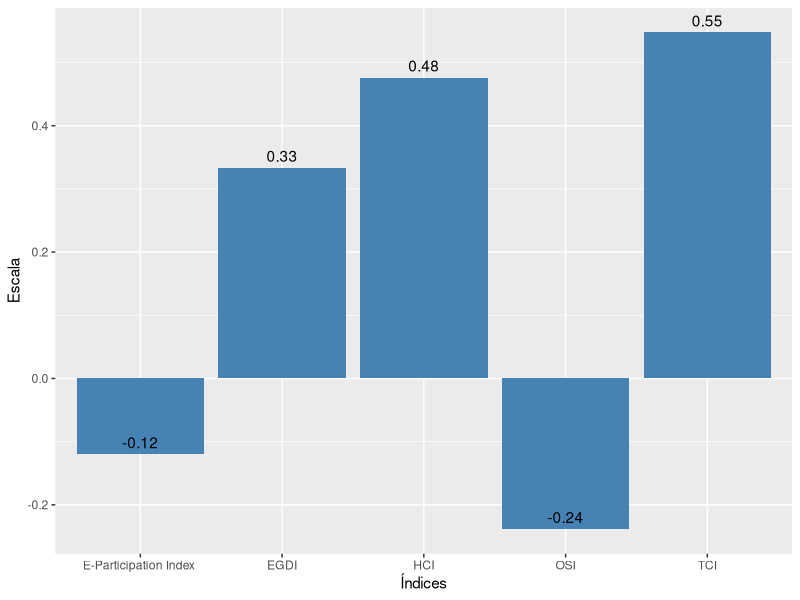

Here is the R script that generated this plot:
library(tidyverse)
library(readxl)

egdi <- read.csv('EGOV_DATA_2024.csv') %>%
    arrange(Country.Name) %>%
    select(
            Country.Name,
            E.Government.Index,
            E.Participation.Index, 
            Online.Service.Index, 
            Human.Capital.Index, 
            Telecommunication.Infrastructure.Index
        )

gastos_publicos <- read_excel('imf_government_expenditure.xls') %>% 
    arrange(Country)

gastos_publicos <- gastos_publicos %>% 
    mutate(Country = case_when(
        Country == 'Vietnam' ~ 'Viet Nam',
        Country == 'Georgia' ~ 'Georgia (Country)',
        Country == 'China, People\'s Republic of' ~ 'China',
        Country == 'China, People\'s Republic of' ~ 'China',
        Country == 'Republic of Congo' ~ 'Congo',
        Country == 'Türkiye, Republic of' ~ 'Türkiye',
        Country == "Micronesia, Fed. States of" ~ "Micronesia (Federated States of)",
        Country == "United States" ~ "United States of America",
        Country == "United Kingdom" ~ "United Kingdom of Great Britain and Northern Ireland",
        Country == "Tanzania" ~ "United Republic of Tanzania",
        Country == "Slovak Republic" ~ "Slovakia",
        Country == "Moldova" ~ "Republic of Moldova",
        Country == "Kyrgyz Republic" ~ "Kyrgyzstan",
        Country == "Korea, Republic of" ~ "Republic of Korea",
        Country == "Iran" ~ "Iran (Islamic Republic of)",
        TRUE ~ Country
    ))

gastos_publicos <- gastos_publicos %>%
    filter(Country %in% egdi$Country.Name)

egdi <- egdi %>%
    filter(Country.Name %in% gastos_publicos$Country)

df <- data.frame(
    indices = c(
        'EGDI',
        'E-Participation Index ',
        'OSI',
        'HCI',
        'TCI'
    ),
    correlacoes = c(
        cor(gastos_publicos$Percentage, egdi$E.Government.Index, method = 'spearman'),
        cor(gastos_publicos$Percentage, egdi$E.Participation.Index, method = 'spearman'),
        cor(gastos_publicos$Percentage, egdi$Online.Service.Index, method = 'spearman'),
        cor(gastos_publicos$Percentage, egdi$Human.Capital.Index, method = 'spearman'),
        cor(gastos_publicos$Percentage, egdi$Telecommunication.Infrastructure.Index, method = 'spearman')
    )
)

ggplot(df, aes(indices, correlacoes)) +
    geom_col(fill = "steelblue") +
    labs(
        x = 'Índices',
        y = 'Escala'
    ) +
    geom_text(
        aes(label = round(correlacoes, 2)), 
        vjust = -0.5
    )
